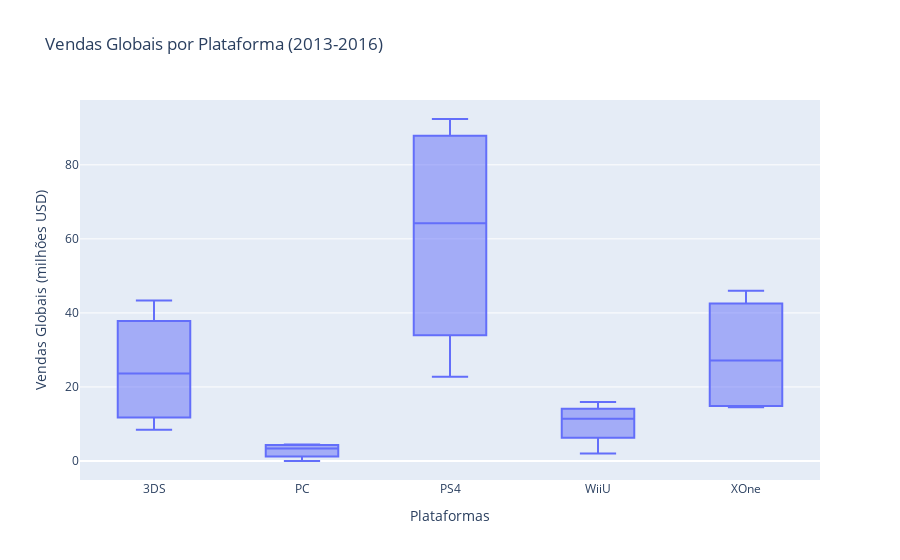

The code cell stored with this chart in its notebook:
### Code cell
# Criando um boxplot para vendas globais das plataformas
fig4 = px.box(potencial_sales,
              title='Vendas Globais por Plataforma (2013-2016)',
              labels={'value': 'Vendas Globais (milhões USD)', 'variable': 'Plataforma',
                      'platform': 'Plataformas'})
fig4.show()

### Figure 1 — Plotly figure (JSON) as saved in the notebook; plotly's stock layout.template omitted (floating-point values rounded to 4 significant figures)
{"data": [{"alignmentgroup": "True", "hovertemplate": "Plataformas=%{x}<br>Vendas Globais (milhões USD)=%{y}<extra></extra>", "legendgroup": "", "marker": {"color": "#636efa"}, "name": "", "notched": false, "offsetgroup": "", "orientation": "v", "showlegend": false, "type": "box", "x": ["3DS", "3DS", "3DS", "3DS", "PC", "PC", "PC", "PC", "PS4", "PS4", "PS4", "PS4", "WiiU", "WiiU", "WiiU", "WiiU", "XOne", "XOne", "XOne", "XOne"], "x0": " ", "xaxis": "x", "y": [43.36, 32.29, 15.03, 8.47, 4.45, 4.24, 2.45, 0.0, 22.74, 83.36, 92.38, 45.13, 12.32, 15.91, 10.53, 2.04, 14.55, 39.11, 46.01, 15.23], "y0": " ", "yaxis": "y"}], "layout": {"boxmode": "group", "legend": {"tracegroupgap": 0}, "title": {"text": "Vendas Globais por Plataforma (2013-2016)"}, "xaxis": {"anchor": "y", "domain": [0, 1], "title": {"text": "Plataformas"}}, "yaxis": {"anchor": "x", "domain": [0, 1], "title": {"text": "Vendas Globais (milhões USD)"}}}}
